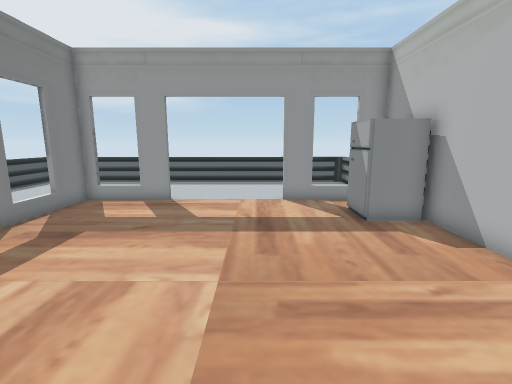
[1] (above)

12 first-person views from a walk through a 3-D level made in the Unity game engine. The camera is 1.3 m above the floor, tilts 10° down and sees 85° across. The floor is counted in squares, 0.5 m on a side. Each view is taken from the middle of a square. On the plan, view 1 faces up. The plan holds only what a view shows up to about 19 squares ahead; the rest is blank.

[2]
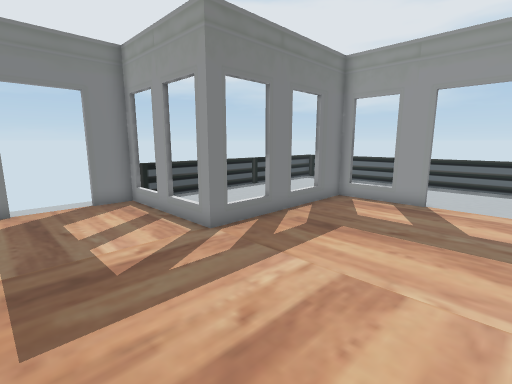

[3]
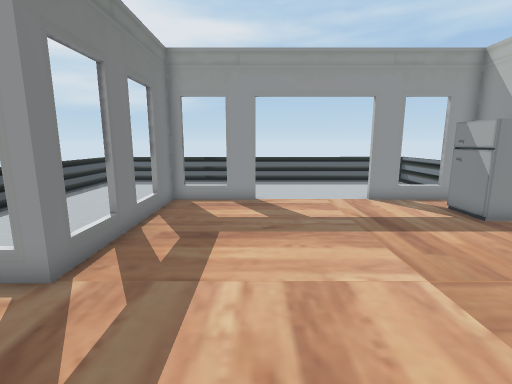

[4]
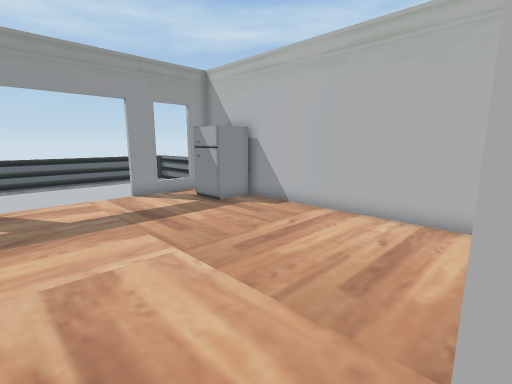

[5]
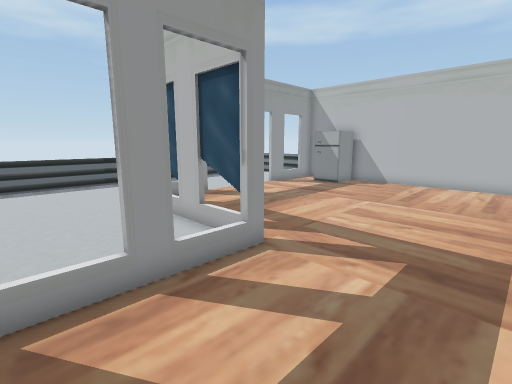

[6]
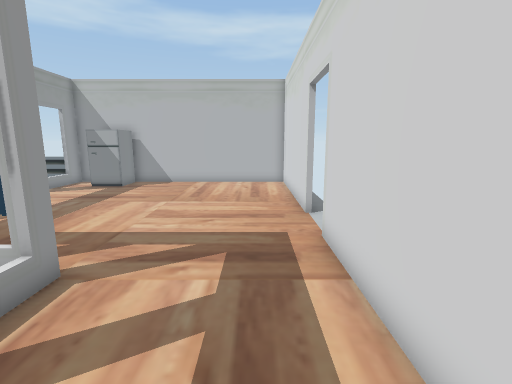

[7]
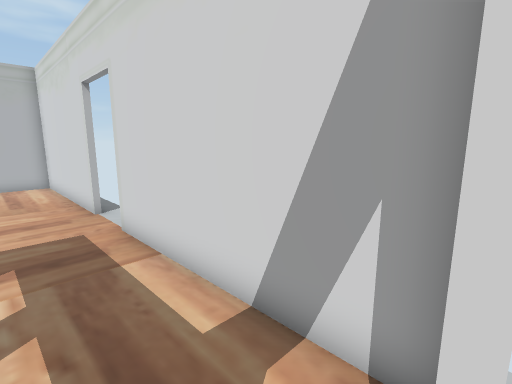

[8]
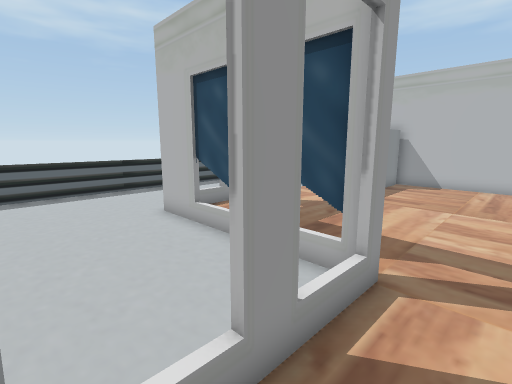

[9]
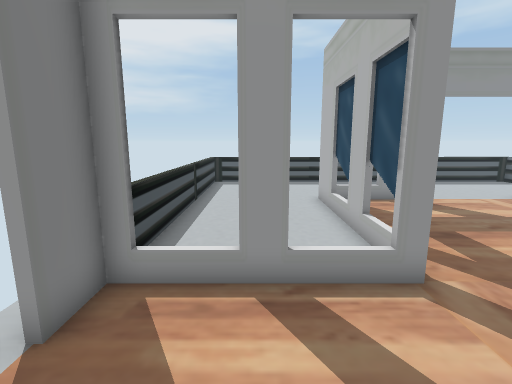

[10]
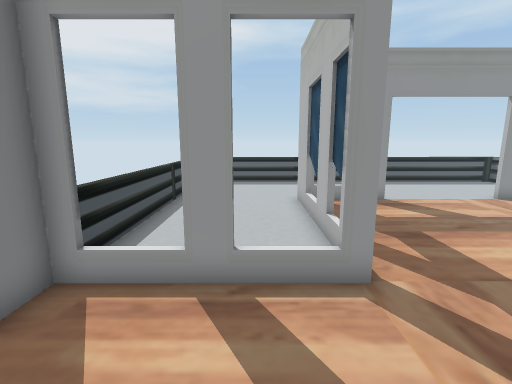

[11]
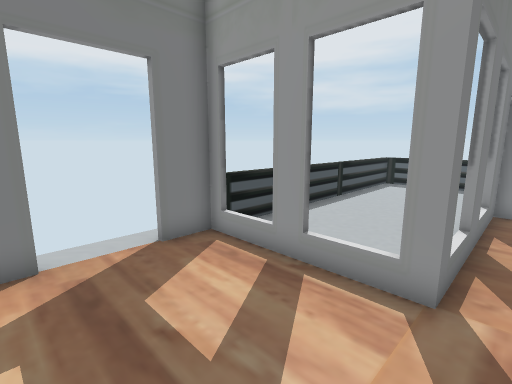

[12]
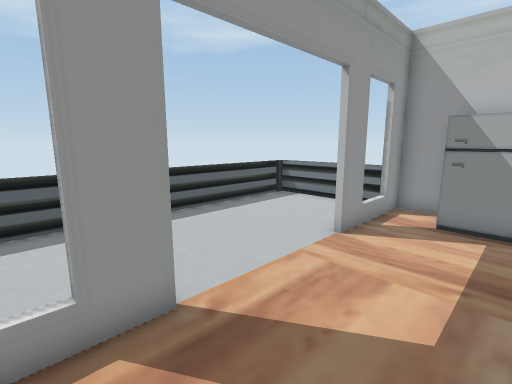

### Floor plan
Key: @ floor where view 1 was taken; # wall or solid block; x gap in a wall; . floor; = window, fence, low wall or low ledge; T thing the floor can be seen under or through; F fridge.
Columns run from 14 left of view 1 to 6 right of it. Each row starts with its distance up from view 1.
 19 =====================
 18 =...................=
 17 =...................=
 16 =...................=
 15 =...................=
 14 =.................  =
 13 =......TTT......#####
 12 =.....T.............#
 11 =.....x...........F #
 10 =.....#...........F #
  9 =.....x...........FF#
  8 =.....T.............#
  7 =.....T.............#
  6 =.....T.............#
  5 #TTxTTT.............#
  4 #...................#
  3 #...................#
  2 ....................#
  1 #...................#
  0 #.............@.....#
 -1 ##########.##########

Where each view was taken, in squares from view 1:
view 1: 0 up, 0 right, facing up
view 2: 0 up, 1 left, facing up-left
view 3: 0 up, 4 left, facing up
view 4: 1 down, 4 left, facing up-right
view 5: 0 up, 13 left, facing up-right
view 6: 1 up, 13 left, facing right
view 7: 2 up, 14 left, facing down-right
view 8: 3 up, 13 left, facing up-right
view 9: 0 up, 11 left, facing up
view 10: 0 up, 10 left, facing up
view 11: 0 up, 7 left, facing up-left
view 12: 9 up, 6 left, facing up-right
